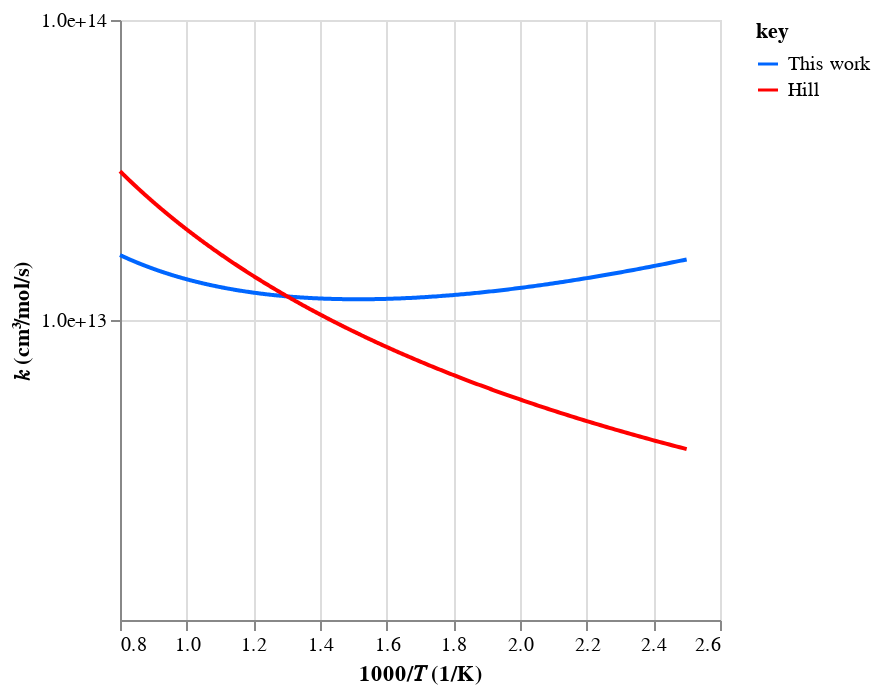
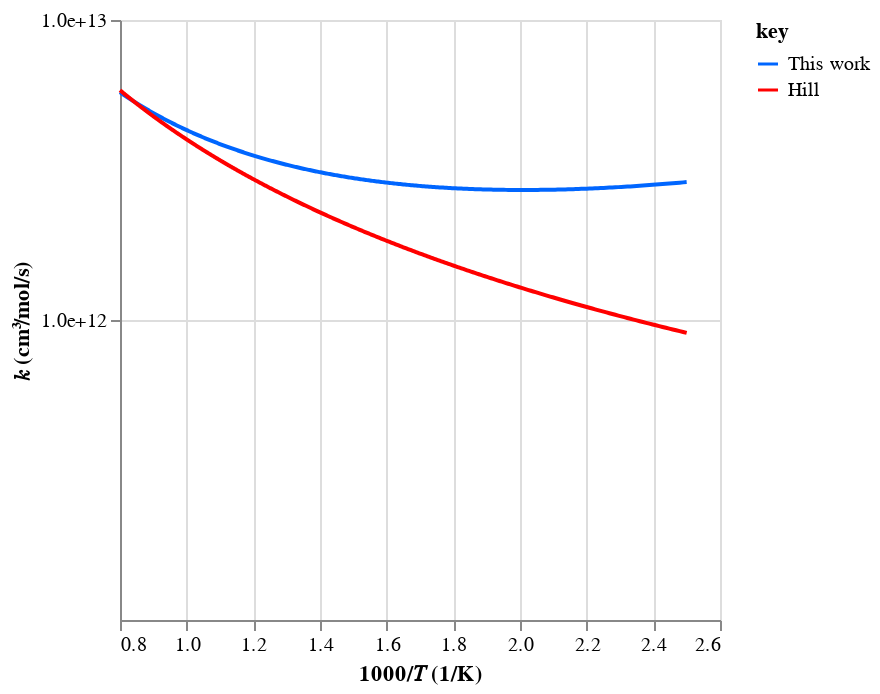
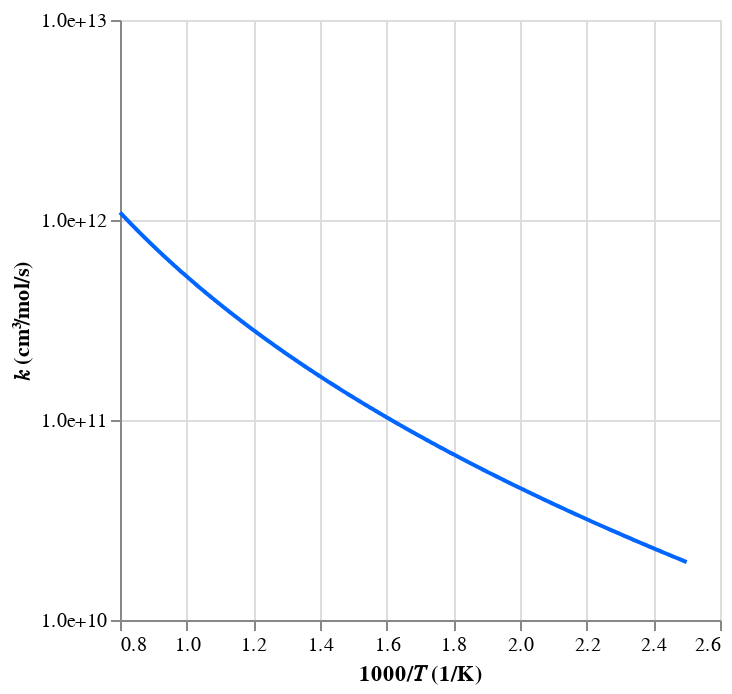

The notebook cell saved with these charts, in order:
### Code cell
# Check rates
workflow.plot_rates(tag=tag, root_path=root_path)

### Figure 1 — Vega-Lite specification as saved in the notebook (floating-point values rounded to 4 significant figures; data arrays with more than 128 entries replaced by an {"elided": "..."} marker saying what was removed)
{"config": {"view": {"continuousWidth": 300, "continuousHeight": 300}}, "data": {"name": "data-6c429784966006a326ebb7ffbfc815f6"}, "mark": {"type": "line"}, "encoding": {"color": {"field": "key", "scale": {"domain": ["This work", "Hill"], "range": ["#0066ff", "#ff0000"]}, "type": "nominal"}, "x": {"field": "x", "title": "1000/𝑇 (1/K)", "type": "quantitative"}, "y": {"axis": {"format": ".1e", "values": [10000000000000, 100000000000000]}, "field": "value", "scale": {"type": "log"}, "title": "𝑘 (cm³/mol/s)", "type": "quantitative"}}, "transform": [{"fold": ["This work", "Hill"]}], "$schema": "https://vega.github.io/schema/vega-lite/v5.20.1.json", "datasets": {"data-6c429784966006a326ebb7ffbfc815f6": {"elided": "500 records"}}}

### Figure 2 — Vega-Lite specification as saved in the notebook (floating-point values rounded to 4 significant figures; data arrays with more than 128 entries replaced by an {"elided": "..."} marker saying what was removed)
{"config": {"view": {"continuousWidth": 300, "continuousHeight": 300}}, "data": {"name": "data-00695ba02ea13321d1f261ab6ed6f598"}, "mark": {"type": "line"}, "encoding": {"color": {"field": "key", "scale": {"domain": ["This work", "Hill"], "range": ["#0066ff", "#ff0000"]}, "type": "nominal"}, "x": {"field": "x", "title": "1000/𝑇 (1/K)", "type": "quantitative"}, "y": {"axis": {"format": ".1e", "values": [1000000000000, 10000000000000, 100000000000000]}, "field": "value", "scale": {"type": "log"}, "title": "𝑘 (cm³/mol/s)", "type": "quantitative"}}, "transform": [{"fold": ["This work", "Hill"]}], "$schema": "https://vega.github.io/schema/vega-lite/v5.20.1.json", "datasets": {"data-00695ba02ea13321d1f261ab6ed6f598": {"elided": "500 records"}}}

### Figure 3 — Vega-Lite specification as saved in the notebook (floating-point values rounded to 4 significant figures; data arrays with more than 128 entries replaced by an {"elided": "..."} marker saying what was removed)
{"config": {"view": {"continuousWidth": 300, "continuousHeight": 300}}, "data": {"name": "data-7e1c57d1071206e42e858afa5c8ce096"}, "mark": {"type": "line"}, "encoding": {"color": {"value": "#0066ff"}, "x": {"field": "x", "title": "1000/𝑇 (1/K)", "type": "quantitative"}, "y": {"axis": {"format": ".1e", "values": [10000000000, 100000000000, 1000000000000, 10000000000000]}, "field": "value", "scale": {"type": "log"}, "title": "𝑘 (cm³/mol/s)", "type": "quantitative"}}, "transform": [{"fold": ["This work"]}], "$schema": "https://vega.github.io/schema/vega-lite/v5.20.1.json", "datasets": {"data-7e1c57d1071206e42e858afa5c8ce096": {"elided": "500 records"}}}
